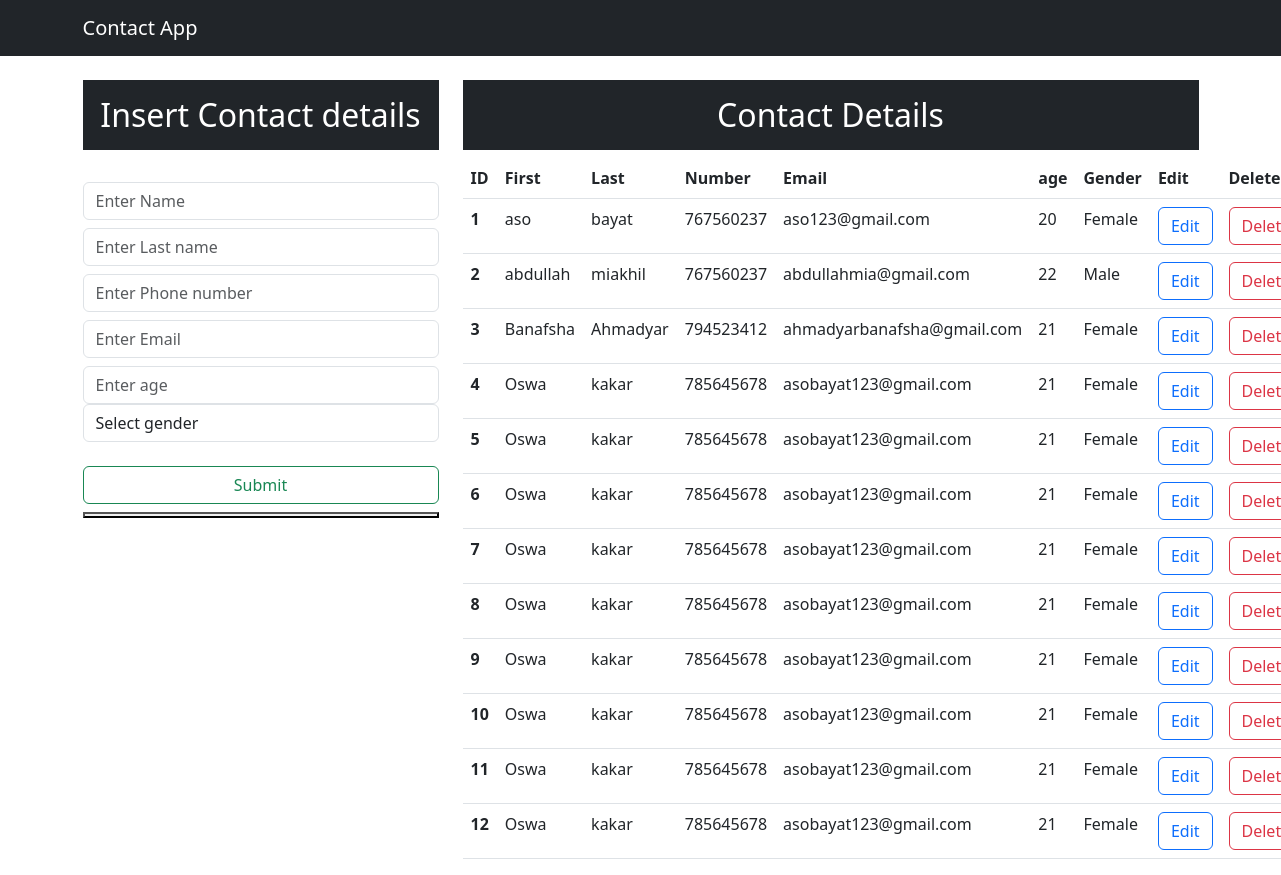
/, run on an earlier commit of the app's database.
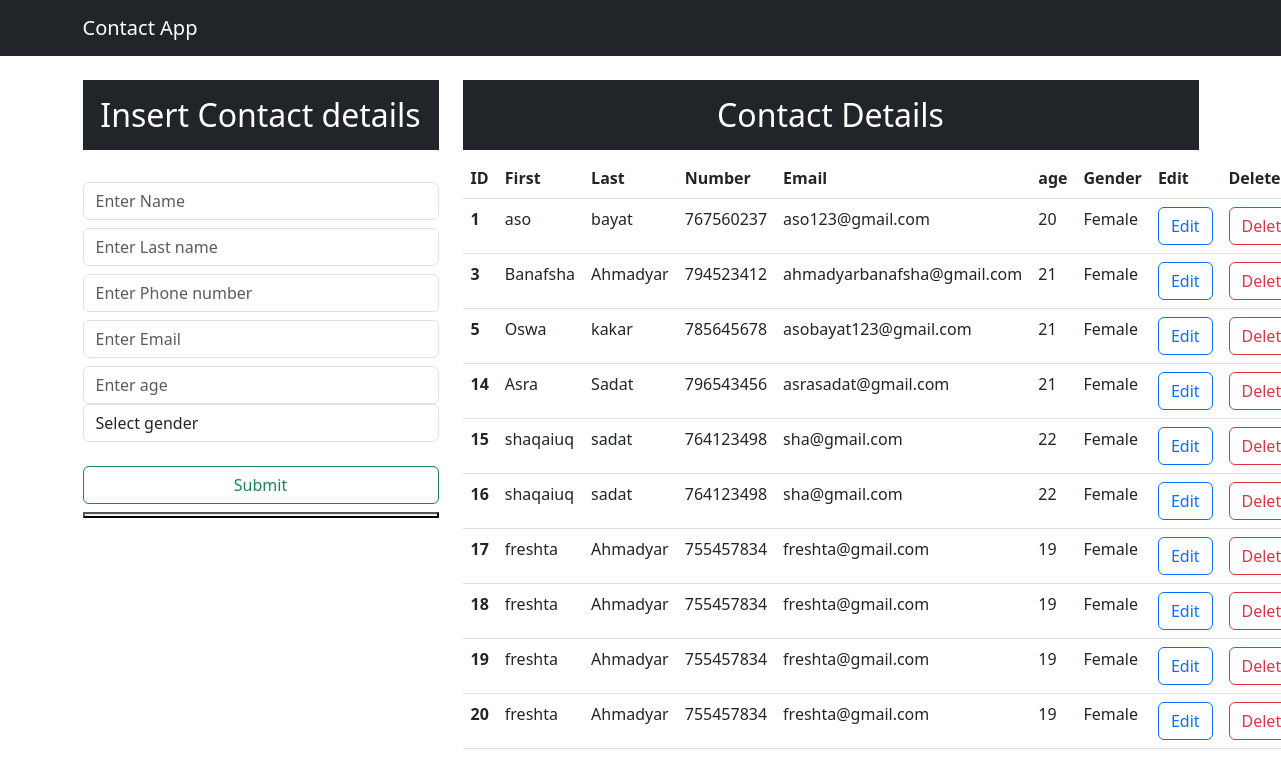
And on a later commit of the database.
### contactapp/models.py (models this page shows)
class Contact(models.Model):
    name = models.CharField(max_length=25, blank=False, null=False)
    lastname = models.CharField(max_length=25, blank=False, null=False)
    number = models.IntegerField()
    email = models.EmailField(max_length=25, blank=False, null=False)
    age = models.IntegerField()
    gender = models.CharField(max_length=25, blank=False, null=False)
    def __str__(self):
        return self.name

### contactapp/views.py (the view)
# urls.py: path('', views.index, name="index"),
def index(request):
    data = Contact.objects.all()
    print(data)
    context = {"data": data}
    return render(request, "index.html", context)

### templates/index.html (shortened to what this page needs)
<!doctype html>
<html lang="en">
  <head>
    <link href="https://cdn.jsdelivr.net/npm/bootstrap@5.3.0-alpha1/dist/css/bootstrap.min.css" rel="stylesheet">
  </head>
  <body>
    <nav class="navbar navbar-dark bg-dark">
      <div class="container-md">
        <a class="navbar-brand" href="#">Contact App</a>
      </div>
    </nav>
    <div class="container mt-4">
        <div class="row">
          <div class="col-md-4">
            <h2 class="text-white bg-dark text-center p-3">Insert Contact details</h2>
            <br>
            <form action="/insert" method="POST"> {% csrf_token %}
              <div class="form-group">
                <input type="text" class="form-control" placeholder="Enter Name" name=name required>
              </div>
                <div class="form-group">
                  <input type="text" class="form-control mt-2" placeholder="Enter Last name" name=lastname required>
                </div>
                  <div class="form-group">
                    <input type="text" class="form-control mt-2" placeholder="Enter Phone number" name=number required>
                  </div>
                    <div class="form-group">
                      <input type="email" class="form-control mt-2" placeholder="Enter Email " name=email required>
                    </div>
                      <div class="form-group">
                        <input type="text" class="form-control mt-2" placeholder="Enter age" name=age required>
                      </div>
                        <div class="form-group">
                          <select id="gender" class="form-control" name=gender required>
                            <option selected>Select gender</option>
                          </select>
                        </div>
                         <br>
                        <div class="d-grid gap-2">
                          <button class="btn btn-outline-success" type="submit">Submit<button>
                        </div>
        </form>
      </div>
          <div class="col-md-8">
            <h2 class="text-center text-white bg-dark p-3">Contact Details</h2>
            <table class="table">
              <thead>
                <tr>
                  <th scope="col">ID</th>
                  <th scope="col">First</th>
                  <th scope="col">Last</th>
                  <th scope="col">Number</th>
                  <th scope="col">Email</th>
                  <th scope="col">age</th>
                  <th scope="col">Gender</th>
                  <th scope="col">Edit</th>
                  <th scope="col">Delete</th>
                </tr>
              </thead>
              <tbody>
                {% for d in data %}
                <tr>
                  <th scope="row">{{d.id}}</th>
                  <td>{{d.name}}</td>
                  <td>{{d.lastname}}</td>
                  <td>{{d.number}}</td>
                  <td>{{d.email}}</td>
                  <td>{{d.age}}</td>
                  <td>{{d.gender}}</td>
                  <td><a type="button" href="/update/{{d.id}}" class="btn btn-outline-primary">Edit </a>
                  </td>
                  <td><a type="button" href="/delete/{{d.id}}" class="btn btn-outline-danger">Delete </a>
                  </td>
                </tr>
                 {% endfor %}
                  </tbody>
            </table>
          </div>
        </div>
    </div>
  </body>
</html>

What changed in the data, as far as the page shows it:
removed Contact: id "2", name "abdullah", lastname "miakhil", number "767560237", email "abdullahmia@gmail.com", age "22", gender "Male"
removed Contact: id "4", name "Oswa", lastname "kakar", number "785645678", email "asobayat123@gmail.com", age "21", gender "Female"
removed Contact: id "6", name "Oswa", lastname "kakar", number "785645678", email "asobayat123@gmail.com", age "21", gender "Female"
removed Contact: id "7", name "Oswa", lastname "kakar", number "785645678", email "asobayat123@gmail.com", age "21", gender "Female"
removed Contact: id "8", name "Oswa", lastname "kakar", number "785645678", email "asobayat123@gmail.com", age "21", gender "Female"
removed Contact: id "9", name "Oswa", lastname "kakar", number "785645678", email "asobayat123@gmail.com", age "21", gender "Female"
removed Contact: id "10", name "Oswa", lastname "kakar", number "785645678", email "asobayat123@gmail.com", age "21", gender "Female"
removed Contact: id "11", name "Oswa", lastname "kakar", number "785645678", email "asobayat123@gmail.com", age "21", gender "Female"
removed Contact: id "12", name "Oswa", lastname "kakar", number "785645678", email "asobayat123@gmail.com", age "21", gender "Female"
added Contact: id "14", name "Asra", lastname "Sadat", number "796543456", email "asrasadat@gmail.com", age "21", gender "Female"
added Contact: id "15", name "shaqaiuq", lastname "sadat", number "764123498", email "sha@gmail.com", age "22", gender "Female"
added Contact: id "16", name "shaqaiuq", lastname "sadat", number "764123498", email "sha@gmail.com", age "22", gender "Female"
added Contact: id "17", name "freshta", lastname "Ahmadyar", number "755457834", email "freshta@gmail.com", age "19", gender "Female"
added Contact: id "18", name "freshta", lastname "Ahmadyar", number "755457834", email "freshta@gmail.com", age "19", gender "Female"
added Contact: id "19", name "freshta", lastname "Ahmadyar", number "755457834", email "freshta@gmail.com", age "19", gender "Female"
added Contact: id "20", name "freshta", lastname "Ahmadyar", number "755457834", email "freshta@gmail.com", age "19", gender "Female"
